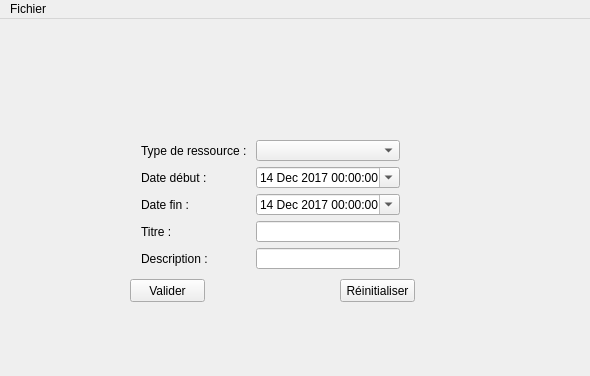
<?xml version="1.0" encoding="UTF-8"?>
<ui version="4.0">
 <class>MainWindow</class>
 <widget class="QMainWindow" name="MainWindow">
  <property name="geometry">
   <rect>
    <x>0</x>
    <y>0</y>
    <width>590</width>
    <height>376</height>
   </rect>
  </property>
  <property name="windowTitle">
   <string>Page de connexion</string>
  </property>
  <widget class="QWidget" name="centralWidget">
   <widget class="QStackedWidget" name="stackedWidget">
    <property name="geometry">
     <rect>
      <x>10</x>
      <y>20</y>
      <width>631</width>
      <height>401</height>
     </rect>
    </property>
    <property name="currentIndex">
     <number>12</number>
    </property>
    <widget class="QWidget" name="Connexion0">
     <widget class="QPushButton" name="resetButton">
      <property name="geometry">
       <rect>
        <x>330</x>
        <y>210</y>
        <width>75</width>
        <height>23</height>
       </rect>
      </property>
      <property name="text">
       <string>Réinitialiser</string>
      </property>
     </widget>
     <widget class="QLineEdit" name="loginTB">
      <property name="geometry">
       <rect>
        <x>220</x>
        <y>100</y>
        <width>181</width>
        <height>20</height>
       </rect>
      </property>
     </widget>
     <widget class="QLabel" name="label_2">
      <property name="geometry">
       <rect>
        <x>140</x>
        <y>100</y>
        <width>47</width>
        <height>13</height>
       </rect>
      </property>
      <property name="text">
       <string>Login : </string>
      </property>
     </widget>
     <widget class="QLineEdit" name="passwordTB">
      <property name="geometry">
       <rect>
        <x>220</x>
        <y>150</y>
        <width>181</width>
        <height>20</height>
       </rect>
      </property>
      <property name="echoMode">
       <enum>QLineEdit::Password</enum>
      </property>
     </widget>
     <widget class="QPushButton" name="connectButton">
      <property name="geometry">
       <rect>
        <x>220</x>
        <y>210</y>
        <width>75</width>
        <height>23</height>
       </rect>
      </property>
      <property name="text">
       <string>Connexion</string>
      </property>
     </widget>
     <widget class="QLabel" name="label">
      <property name="geometry">
       <rect>
        <x>100</x>
        <y>150</y>
        <width>81</width>
        <height>20</height>
       </rect>
      </property>
      <property name="text">
       <string>Mot de passe : </string>
      </property>
     </widget>
     <widget class="QLabel" name="label_16">
      <property name="geometry">
       <rect>
        <x>220</x>
        <y>10</y>
        <width>141</width>
        <height>16</height>
       </rect>
      </property>
      <property name="text">
       <string>Page de connexion</string>
      </property>
     </widget>
    </widget>
    <widget class="QWidget" name="CoursInscrits1">
     <widget class="QLabel" name="label_3">
      <property name="geometry">
       <rect>
        <x>240</x>
        <y>10</y>
        <width>121</width>
        <height>16</height>
       </rect>
      </property>
      <property name="text">
       <string>Liste des cours suivis</string>
      </property>
     </widget>
     <widget class="QTableView" name="tableViewCoursInscrits">
      <property name="geometry">
       <rect>
        <x>30</x>
        <y>50</y>
        <width>521</width>
        <height>261</height>
       </rect>
      </property>
      <property name="selectionMode">
       <enum>QAbstractItemView::SingleSelection</enum>
      </property>
      <property name="selectionBehavior">
       <enum>QAbstractItemView::SelectRows</enum>
      </property>
      <property name="showGrid">
       <bool>false</bool>
      </property>
      <property name="sortingEnabled">
       <bool>true</bool>
      </property>
      <attribute name="horizontalHeaderHighlightSections">
       <bool>false</bool>
      </attribute>
      <attribute name="verticalHeaderHighlightSections">
       <bool>false</bool>
      </attribute>
     </widget>
     <widget class="QPushButton" name="return_coursInscrits">
      <property name="geometry">
       <rect>
        <x>10</x>
        <y>10</y>
        <width>75</width>
        <height>23</height>
       </rect>
      </property>
      <property name="text">
       <string>Retour</string>
      </property>
     </widget>
    </widget>
    <widget class="QWidget" name="ProposerCours2">
     <widget class="QLabel" name="label_4">
      <property name="geometry">
       <rect>
        <x>220</x>
        <y>10</y>
        <width>111</width>
        <height>16</height>
       </rect>
      </property>
      <property name="text">
       <string>Proposer un cours</string>
      </property>
     </widget>
     <widget class="QWidget" name="formLayoutWidget">
      <property name="geometry">
       <rect>
        <x>150</x>
        <y>70</y>
        <width>251</width>
        <height>171</height>
       </rect>
      </property>
      <layout class="QFormLayout" name="formLayout">
       <item row="0" column="0">
        <widget class="QLabel" name="label_5">
         <property name="text">
          <string>Nom du cours :</string>
         </property>
        </widget>
       </item>
       <item row="0" column="1">
        <widget class="QLineEdit" name="nomCours"/>
       </item>
       <item row="1" column="0">
        <widget class="QLabel" name="label_6">
         <property name="text">
          <string>Date début :</string>
         </property>
        </widget>
       </item>
       <item row="1" column="1">
        <widget class="QDateTimeEdit" name="dateDebut">
         <property name="minimumDateTime">
          <datetime>
           <hour>0</hour>
           <minute>0</minute>
           <second>0</second>
           <year>2017</year>
           <month>12</month>
           <day>14</day>
          </datetime>
         </property>
         <property name="calendarPopup">
          <bool>true</bool>
         </property>
        </widget>
       </item>
       <item row="2" column="0">
        <widget class="QLabel" name="label_7">
         <property name="text">
          <string>Date fin :</string>
         </property>
        </widget>
       </item>
       <item row="2" column="1">
        <widget class="QDateTimeEdit" name="dateFin">
         <property name="minimumDateTime">
          <datetime>
           <hour>0</hour>
           <minute>0</minute>
           <second>0</second>
           <year>2017</year>
           <month>12</month>
           <day>14</day>
          </datetime>
         </property>
         <property name="calendarPopup">
          <bool>true</bool>
         </property>
        </widget>
       </item>
       <item row="3" column="0">
        <widget class="QLabel" name="label_8">
         <property name="text">
          <string>Domaine :</string>
         </property>
        </widget>
       </item>
       <item row="3" column="1">
        <widget class="QComboBox" name="comboBoxDomaine"/>
       </item>
       <item row="4" column="0">
        <widget class="QLabel" name="label_9">
         <property name="text">
          <string>Nombre de places :</string>
         </property>
        </widget>
       </item>
       <item row="4" column="1">
        <widget class="QLineEdit" name="nbPlaces"/>
       </item>
      </layout>
     </widget>
     <widget class="QPushButton" name="proposerCours">
      <property name="geometry">
       <rect>
        <x>100</x>
        <y>290</y>
        <width>75</width>
        <height>23</height>
       </rect>
      </property>
      <property name="text">
       <string>Valider</string>
      </property>
     </widget>
     <widget class="QPushButton" name="reset">
      <property name="geometry">
       <rect>
        <x>370</x>
        <y>290</y>
        <width>75</width>
        <height>23</height>
       </rect>
      </property>
      <property name="text">
       <string>Réinitialiser</string>
      </property>
     </widget>
     <widget class="QPushButton" name="return_proposerCours">
      <property name="geometry">
       <rect>
        <x>10</x>
        <y>10</y>
        <width>75</width>
        <height>23</height>
       </rect>
      </property>
      <property name="text">
       <string>Retour</string>
      </property>
     </widget>
    </widget>
    <widget class="QWidget" name="CoursDisponibles3">
     <widget class="QLabel" name="label_11">
      <property name="geometry">
       <rect>
        <x>200</x>
        <y>10</y>
        <width>131</width>
        <height>16</height>
       </rect>
      </property>
      <property name="text">
       <string>Liste des cours disponibles</string>
      </property>
     </widget>
     <widget class="QTableView" name="tableViewCoursDispo">
      <property name="geometry">
       <rect>
        <x>30</x>
        <y>50</y>
        <width>521</width>
        <height>251</height>
       </rect>
      </property>
      <property name="selectionMode">
       <enum>QAbstractItemView::SingleSelection</enum>
      </property>
      <property name="selectionBehavior">
       <enum>QAbstractItemView::SelectRows</enum>
      </property>
      <property name="showGrid">
       <bool>false</bool>
      </property>
      <property name="sortingEnabled">
       <bool>true</bool>
      </property>
      <attribute name="horizontalHeaderHighlightSections">
       <bool>false</bool>
      </attribute>
      <attribute name="verticalHeaderHighlightSections">
       <bool>false</bool>
      </attribute>
     </widget>
     <widget class="QPushButton" name="return_coursDisponibles">
      <property name="geometry">
       <rect>
        <x>10</x>
        <y>10</y>
        <width>75</width>
        <height>23</height>
       </rect>
      </property>
      <property name="text">
       <string>Retour</string>
      </property>
     </widget>
    </widget>
    <widget class="QWidget" name="AjouterRessource4">
     <widget class="QLabel" name="label_12">
      <property name="geometry">
       <rect>
        <x>220</x>
        <y>10</y>
        <width>121</width>
        <height>16</height>
       </rect>
      </property>
      <property name="text">
       <string>Ajouter une ressource</string>
      </property>
     </widget>
     <widget class="QWidget" name="formLayoutWidget_2">
      <property name="geometry">
       <rect>
        <x>140</x>
        <y>100</y>
        <width>261</width>
        <height>171</height>
       </rect>
      </property>
      <layout class="QFormLayout" name="formLayout_2">
       <property name="bottomMargin">
        <number>6</number>
       </property>
       <item row="0" column="0">
        <widget class="QLabel" name="label_13">
         <property name="text">
          <string>Type de ressource : </string>
         </property>
        </widget>
       </item>
       <item row="0" column="1">
        <widget class="QComboBox" name="comboBoxTypeRessource"/>
       </item>
       <item row="2" column="1">
        <widget class="QToolButton" name="toolButtonChooser">
         <property name="text">
          <string>...</string>
         </property>
        </widget>
       </item>
       <item row="2" column="0">
        <widget class="QLabel" name="label_14">
         <property name="text">
          <string>Choisir fichier : </string>
         </property>
        </widget>
       </item>
       <item row="3" column="1">
        <widget class="QLabel" name="nomFichier">
         <property name="enabled">
          <bool>true</bool>
         </property>
         <property name="text">
          <string>...</string>
         </property>
        </widget>
       </item>
      </layout>
     </widget>
     <widget class="QPushButton" name="buttonAdd">
      <property name="geometry">
       <rect>
        <x>140</x>
        <y>270</y>
        <width>75</width>
        <height>23</height>
       </rect>
      </property>
      <property name="text">
       <string>Ajouter</string>
      </property>
     </widget>
     <widget class="QPushButton" name="buttonReset">
      <property name="geometry">
       <rect>
        <x>330</x>
        <y>270</y>
        <width>75</width>
        <height>23</height>
       </rect>
      </property>
      <property name="text">
       <string>Réinitialiser</string>
      </property>
     </widget>
    </widget>
    <widget class="QWidget" name="CoursAttenteDeValidation5">
     <widget class="QTableView" name="tableViewCoursEnAttente">
      <property name="geometry">
       <rect>
        <x>60</x>
        <y>60</y>
        <width>471</width>
        <height>251</height>
       </rect>
      </property>
      <property name="selectionMode">
       <enum>QAbstractItemView::SingleSelection</enum>
      </property>
      <property name="selectionBehavior">
       <enum>QAbstractItemView::SelectRows</enum>
      </property>
      <property name="showGrid">
       <bool>false</bool>
      </property>
      <property name="sortingEnabled">
       <bool>true</bool>
      </property>
      <attribute name="horizontalHeaderHighlightSections">
       <bool>false</bool>
      </attribute>
      <attribute name="verticalHeaderHighlightSections">
       <bool>false</bool>
      </attribute>
     </widget>
     <widget class="QLabel" name="label_15">
      <property name="geometry">
       <rect>
        <x>190</x>
        <y>30</y>
        <width>191</width>
        <height>16</height>
       </rect>
      </property>
      <property name="text">
       <string>Liste des cours en attente de validation</string>
      </property>
     </widget>
     <widget class="QPushButton" name="return_coursAttenteDeValidation">
      <property name="geometry">
       <rect>
        <x>10</x>
        <y>10</y>
        <width>75</width>
        <height>23</height>
       </rect>
      </property>
      <property name="text">
       <string>Retour</string>
      </property>
     </widget>
    </widget>
    <widget class="QWidget" name="AfficherCoursEtudiant6">
     <widget class="QLabel" name="label_17">
      <property name="geometry">
       <rect>
        <x>260</x>
        <y>0</y>
        <width>47</width>
        <height>13</height>
       </rect>
      </property>
      <property name="text">
       <string>Cours : </string>
      </property>
     </widget>
     <widget class="QWidget" name="formLayoutWidget_3">
      <property name="geometry">
       <rect>
        <x>130</x>
        <y>40</y>
        <width>291</width>
        <height>201</height>
       </rect>
      </property>
      <layout class="QFormLayout" name="formLayout_3">
       <item row="0" column="0">
        <widget class="QLabel" name="nomCours_2">
         <property name="text">
          <string>Nom : </string>
         </property>
        </widget>
       </item>
       <item row="0" column="1">
        <widget class="QLabel" name="nom">
         <property name="text">
          <string>nom</string>
         </property>
        </widget>
       </item>
       <item row="1" column="0">
        <widget class="QLabel" name="label_18">
         <property name="text">
          <string>Enseignant : </string>
         </property>
        </widget>
       </item>
       <item row="1" column="1">
        <widget class="QLabel" name="enseignant">
         <property name="text">
          <string>enseign</string>
         </property>
        </widget>
       </item>
       <item row="2" column="0">
        <widget class="QLabel" name="label_19">
         <property name="text">
          <string>Domaine :</string>
         </property>
        </widget>
       </item>
       <item row="2" column="1">
        <widget class="QLabel" name="domaine">
         <property name="text">
          <string>dom</string>
         </property>
        </widget>
       </item>
       <item row="3" column="0">
        <widget class="QLabel" name="label_20">
         <property name="text">
          <string>Date fin :</string>
         </property>
        </widget>
       </item>
       <item row="3" column="1">
        <widget class="QDateTimeEdit" name="dateTimeEdit">
         <property name="enabled">
          <bool>false</bool>
         </property>
        </widget>
       </item>
       <item row="4" column="0">
        <widget class="QLabel" name="label_21">
         <property name="text">
          <string>Places restantes :</string>
         </property>
        </widget>
       </item>
       <item row="4" column="1">
        <widget class="QProgressBar" name="progressBar">
         <property name="enabled">
          <bool>true</bool>
         </property>
         <property name="maximum">
          <number>100</number>
         </property>
         <property name="value">
          <number>12</number>
         </property>
        </widget>
       </item>
      </layout>
     </widget>
     <widget class="QPushButton" name="desinscrire">
      <property name="geometry">
       <rect>
        <x>230</x>
        <y>280</y>
        <width>75</width>
        <height>23</height>
       </rect>
      </property>
      <property name="text">
       <string>Se désinscrire</string>
      </property>
     </widget>
     <widget class="QPushButton" name="return_CoursSelectionEtudiant">
      <property name="geometry">
       <rect>
        <x>20</x>
        <y>10</y>
        <width>75</width>
        <height>23</height>
       </rect>
      </property>
      <property name="text">
       <string>Retour</string>
      </property>
     </widget>
    </widget>
    <widget class="QWidget" name="AccueilEtudiant7">
     <widget class="QLabel" name="helloEtudiant">
      <property name="geometry">
       <rect>
        <x>230</x>
        <y>0</y>
        <width>161</width>
        <height>41</height>
       </rect>
      </property>
      <property name="text">
       <string>Bonjour</string>
      </property>
     </widget>
     <widget class="QPushButton" name="coursDispo">
      <property name="geometry">
       <rect>
        <x>350</x>
        <y>110</y>
        <width>171</width>
        <height>111</height>
       </rect>
      </property>
      <property name="text">
       <string>Afficher les cours disponibles</string>
      </property>
     </widget>
     <widget class="QPushButton" name="coursSuivis">
      <property name="geometry">
       <rect>
        <x>50</x>
        <y>110</y>
        <width>171</width>
        <height>111</height>
       </rect>
      </property>
      <property name="text">
       <string>Consulter mes cours</string>
      </property>
     </widget>
    </widget>
    <widget class="QWidget" name="AccueilProf8">
     <widget class="QLabel" name="helloProf">
      <property name="geometry">
       <rect>
        <x>240</x>
        <y>40</y>
        <width>151</width>
        <height>16</height>
       </rect>
      </property>
      <property name="text">
       <string>Bonjour</string>
      </property>
     </widget>
     <widget class="QPushButton" name="listeCours">
      <property name="geometry">
       <rect>
        <x>60</x>
        <y>140</y>
        <width>191</width>
        <height>121</height>
       </rect>
      </property>
      <property name="text">
       <string>Afficher la liste de vos cours</string>
      </property>
     </widget>
     <widget class="QPushButton" name="proposeCours">
      <property name="geometry">
       <rect>
        <x>320</x>
        <y>140</y>
        <width>191</width>
        <height>121</height>
       </rect>
      </property>
      <property name="text">
       <string>Proposer un cours</string>
      </property>
     </widget>
    </widget>
    <widget class="QWidget" name="AccueilAdministrateur9">
     <widget class="QLabel" name="helloAdmin">
      <property name="geometry">
       <rect>
        <x>220</x>
        <y>20</y>
        <width>151</width>
        <height>16</height>
       </rect>
      </property>
      <property name="text">
       <string>Bonjour</string>
      </property>
     </widget>
     <widget class="QPushButton" name="coursAttente">
      <property name="geometry">
       <rect>
        <x>170</x>
        <y>110</y>
        <width>241</width>
        <height>111</height>
       </rect>
      </property>
      <property name="text">
       <string>Liste des cours en attente de validation</string>
      </property>
     </widget>
    </widget>
    <widget class="QWidget" name="CoursProf10">
     <widget class="QLabel" name="label_23">
      <property name="geometry">
       <rect>
        <x>240</x>
        <y>30</y>
        <width>101</width>
        <height>16</height>
       </rect>
      </property>
      <property name="text">
       <string>Liste de vos cours</string>
      </property>
     </widget>
     <widget class="QTableView" name="tableViewCoursProf">
      <property name="geometry">
       <rect>
        <x>30</x>
        <y>70</y>
        <width>521</width>
        <height>251</height>
       </rect>
      </property>
      <property name="sizeAdjustPolicy">
       <enum>QAbstractScrollArea::AdjustIgnored</enum>
      </property>
      <property name="tabKeyNavigation">
       <bool>true</bool>
      </property>
      <property name="showDropIndicator" stdset="0">
       <bool>true</bool>
      </property>
      <property name="selectionMode">
       <enum>QAbstractItemView::SingleSelection</enum>
      </property>
      <property name="selectionBehavior">
       <enum>QAbstractItemView::SelectRows</enum>
      </property>
      <property name="showGrid">
       <bool>false</bool>
      </property>
      <property name="gridStyle">
       <enum>Qt::SolidLine</enum>
      </property>
      <property name="sortingEnabled">
       <bool>true</bool>
      </property>
      <attribute name="horizontalHeaderHighlightSections">
       <bool>false</bool>
      </attribute>
      <attribute name="verticalHeaderVisible">
       <bool>false</bool>
      </attribute>
      <attribute name="verticalHeaderHighlightSections">
       <bool>false</bool>
      </attribute>
     </widget>
     <widget class="QPushButton" name="return_coursProf">
      <property name="geometry">
       <rect>
        <x>10</x>
        <y>10</y>
        <width>75</width>
        <height>23</height>
       </rect>
      </property>
      <property name="text">
       <string>Retour</string>
      </property>
     </widget>
    </widget>
    <widget class="QWidget" name="viewRessourceCoursProf11">
     <widget class="QTableView" name="tableViewRessourcesProf">
      <property name="geometry">
       <rect>
        <x>30</x>
        <y>70</y>
        <width>521</width>
        <height>251</height>
       </rect>
      </property>
      <property name="sizeAdjustPolicy">
       <enum>QAbstractScrollArea::AdjustIgnored</enum>
      </property>
      <property name="tabKeyNavigation">
       <bool>true</bool>
      </property>
      <property name="showDropIndicator" stdset="0">
       <bool>true</bool>
      </property>
      <property name="selectionMode">
       <enum>QAbstractItemView::SingleSelection</enum>
      </property>
      <property name="selectionBehavior">
       <enum>QAbstractItemView::SelectRows</enum>
      </property>
      <property name="showGrid">
       <bool>false</bool>
      </property>
      <property name="gridStyle">
       <enum>Qt::SolidLine</enum>
      </property>
      <property name="sortingEnabled">
       <bool>true</bool>
      </property>
      <attribute name="horizontalHeaderHighlightSections">
       <bool>false</bool>
      </attribute>
      <attribute name="verticalHeaderHighlightSections">
       <bool>false</bool>
      </attribute>
     </widget>
     <widget class="QLabel" name="label_24">
      <property name="geometry">
       <rect>
        <x>90</x>
        <y>30</y>
        <width>401</width>
        <height>20</height>
       </rect>
      </property>
      <property name="text">
       <string>Liste des ressources du cours</string>
      </property>
      <property name="alignment">
       <set>Qt::AlignCenter</set>
      </property>
     </widget>
     <widget class="QPushButton" name="return_viewRessourceProf">
      <property name="geometry">
       <rect>
        <x>10</x>
        <y>10</y>
        <width>75</width>
        <height>23</height>
       </rect>
      </property>
      <property name="text">
       <string>Retour</string>
      </property>
     </widget>
     <widget class="QPushButton" name="buttonAddRessource">
      <property name="geometry">
       <rect>
        <x>480</x>
        <y>10</y>
        <width>75</width>
        <height>23</height>
       </rect>
      </property>
      <property name="text">
       <string>Ajouter...</string>
      </property>
     </widget>
    </widget>
    <widget class="QWidget" name="TypeRessource12">
     <widget class="QWidget" name="formLayoutWidget_4">
      <property name="geometry">
       <rect>
        <x>120</x>
        <y>90</y>
        <width>281</width>
        <height>151</height>
       </rect>
      </property>
      <layout class="QFormLayout" name="formLayout_4">
       <item row="1" column="0">
        <widget class="QLabel" name="label_22">
         <property name="text">
          <string>Type de ressource : </string>
         </property>
        </widget>
       </item>
       <item row="1" column="1">
        <widget class="QComboBox" name="comboBoxTypeRessource_2"/>
       </item>
       <item row="2" column="0">
        <widget class="QLabel" name="label_26">
         <property name="text">
          <string>Date début :</string>
         </property>
        </widget>
       </item>
       <item row="4" column="0">
        <widget class="QLabel" name="label_25">
         <property name="text">
          <string>Date fin :</string>
         </property>
        </widget>
       </item>
       <item row="2" column="1">
        <widget class="QDateTimeEdit" name="dateDebut_2">
         <property name="minimumDateTime">
          <datetime>
           <hour>0</hour>
           <minute>0</minute>
           <second>0</second>
           <year>2017</year>
           <month>12</month>
           <day>14</day>
          </datetime>
         </property>
         <property name="calendarPopup">
          <bool>true</bool>
         </property>
        </widget>
       </item>
       <item row="4" column="1">
        <widget class="QDateTimeEdit" name="dateFin_2">
         <property name="minimumDateTime">
          <datetime>
           <hour>0</hour>
           <minute>0</minute>
           <second>0</second>
           <year>2017</year>
           <month>12</month>
           <day>14</day>
          </datetime>
         </property>
         <property name="calendarPopup">
          <bool>true</bool>
         </property>
        </widget>
       </item>
       <item row="5" column="1">
        <widget class="QLineEdit" name="lineEditTitreRessource"/>
       </item>
       <item row="6" column="1">
        <widget class="QLineEdit" name="lineEditDescriptionRessource"/>
       </item>
       <item row="5" column="0">
        <widget class="QLabel" name="label_27">
         <property name="text">
          <string>Titre :</string>
         </property>
        </widget>
       </item>
       <item row="6" column="0">
        <widget class="QLabel" name="label_28">
         <property name="text">
          <string>Description :</string>
         </property>
        </widget>
       </item>
      </layout>
     </widget>
     <widget class="QPushButton" name="pushButton">
      <property name="geometry">
       <rect>
        <x>330</x>
        <y>240</y>
        <width>75</width>
        <height>23</height>
       </rect>
      </property>
      <property name="text">
       <string>Réinitialiser</string>
      </property>
     </widget>
     <widget class="QPushButton" name="pushButton_2">
      <property name="geometry">
       <rect>
        <x>120</x>
        <y>240</y>
        <width>75</width>
        <height>23</height>
       </rect>
      </property>
      <property name="text">
       <string>Valider</string>
      </property>
     </widget>
    </widget>
    <widget class="QWidget" name="AjoutTexte13">
     <widget class="QPlainTextEdit" name="textRessource">
      <property name="geometry">
       <rect>
        <x>50</x>
        <y>20</y>
        <width>451</width>
        <height>251</height>
       </rect>
      </property>
      <property name="backgroundVisible">
       <bool>false</bool>
      </property>
     </widget>
     <widget class="QLabel" name="label_10">
      <property name="geometry">
       <rect>
        <x>50</x>
        <y>0</y>
        <width>281</width>
        <height>16</height>
       </rect>
      </property>
      <property name="text">
       <string>Saisissez votre texte ici :</string>
      </property>
     </widget>
     <widget class="QPushButton" name="pushResetText">
      <property name="geometry">
       <rect>
        <x>430</x>
        <y>290</y>
        <width>75</width>
        <height>23</height>
       </rect>
      </property>
      <property name="text">
       <string>Réinitialiser</string>
      </property>
     </widget>
     <widget class="QPushButton" name="pushButtonAddText">
      <property name="geometry">
       <rect>
        <x>50</x>
        <y>290</y>
        <width>75</width>
        <height>23</height>
       </rect>
      </property>
      <property name="text">
       <string>Ajouter</string>
      </property>
     </widget>
    </widget>
    <widget class="QWidget" name="AjoutFichier14"/>
    <widget class="QWidget" name="AjoutDevoir15"/>
   </widget>
  </widget>
  <widget class="QMenuBar" name="menuBar">
   <property name="geometry">
    <rect>
     <x>0</x>
     <y>0</y>
     <width>590</width>
     <height>21</height>
    </rect>
   </property>
   <widget class="QMenu" name="menuFichier">
    <property name="title">
     <string>Fichier</string>
    </property>
    <addaction name="actionSe_d_connecter"/>
   </widget>
   <addaction name="menuFichier"/>
  </widget>
  <action name="actionSe_d_connecter">
   <property name="text">
    <string>Se déconnecter</string>
   </property>
  </action>
 </widget>
 <layoutdefault spacing="6" margin="11"/>
 <tabstops>
  <tabstop>loginTB</tabstop>
  <tabstop>passwordTB</tabstop>
  <tabstop>connectButton</tabstop>
  <tabstop>resetButton</tabstop>
  <tabstop>tableViewCoursInscrits</tabstop>
  <tabstop>return_coursInscrits</tabstop>
  <tabstop>nomCours</tabstop>
  <tabstop>dateDebut</tabstop>
  <tabstop>dateFin</tabstop>
  <tabstop>comboBoxDomaine</tabstop>
  <tabstop>nbPlaces</tabstop>
  <tabstop>proposerCours</tabstop>
  <tabstop>reset</tabstop>
  <tabstop>return_proposerCours</tabstop>
  <tabstop>tableViewCoursDispo</tabstop>
  <tabstop>return_coursDisponibles</tabstop>
  <tabstop>comboBoxTypeRessource</tabstop>
  <tabstop>toolButtonChooser</tabstop>
  <tabstop>tableViewCoursEnAttente</tabstop>
  <tabstop>return_coursAttenteDeValidation</tabstop>
  <tabstop>dateTimeEdit</tabstop>
  <tabstop>desinscrire</tabstop>
  <tabstop>coursDispo</tabstop>
  <tabstop>coursSuivis</tabstop>
  <tabstop>listeCours</tabstop>
  <tabstop>proposeCours</tabstop>
  <tabstop>coursAttente</tabstop>
  <tabstop>tableViewCoursProf</tabstop>
  <tabstop>return_coursProf</tabstop>
 </tabstops>
 <resources/>
 <connections/>
</ui>
